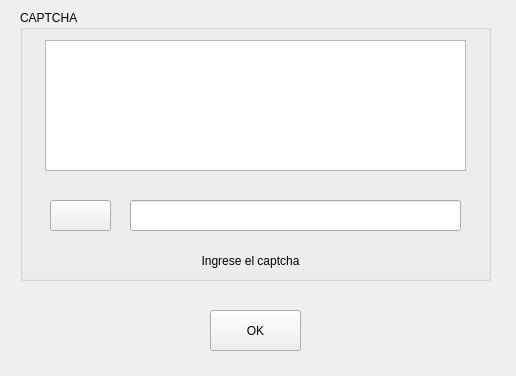
<?xml version="1.0" encoding="UTF-8"?>
<ui version="4.0">
 <class>Form</class>
 <widget class="QWidget" name="Form">
  <property name="geometry">
   <rect>
    <x>0</x>
    <y>0</y>
    <width>516</width>
    <height>376</height>
   </rect>
  </property>
  <property name="windowTitle">
   <string>Form</string>
  </property>
  <widget class="QGroupBox" name="groupBox">
   <property name="geometry">
    <rect>
     <x>20</x>
     <y>10</y>
     <width>471</width>
     <height>271</height>
    </rect>
   </property>
   <property name="title">
    <string>CAPTCHA</string>
   </property>
   <widget class="QLineEdit" name="lineEdit_cap">
    <property name="geometry">
     <rect>
      <x>110</x>
      <y>190</y>
      <width>331</width>
      <height>31</height>
     </rect>
    </property>
   </widget>
   <widget class="QPushButton" name="btn_recap">
    <property name="geometry">
     <rect>
      <x>30</x>
      <y>190</y>
      <width>61</width>
      <height>31</height>
     </rect>
    </property>
    <property name="text">
     <string/>
    </property>
    <property name="icon">
     <iconset>
      <normaloff>png/001-reload.png</normaloff>png/001-reload.png</iconset>
    </property>
    <property name="iconSize">
     <size>
      <width>32</width>
      <height>32</height>
     </size>
    </property>
   </widget>
   <widget class="QGraphicsView" name="img_cap">
    <property name="geometry">
     <rect>
      <x>25</x>
      <y>30</y>
      <width>421</width>
      <height>131</height>
     </rect>
    </property>
   </widget>
  </widget>
  <widget class="QPushButton" name="btn_ok">
   <property name="geometry">
    <rect>
     <x>210</x>
     <y>310</y>
     <width>91</width>
     <height>41</height>
    </rect>
   </property>
   <property name="text">
    <string>OK</string>
   </property>
   <property name="icon">
    <iconset>
     <normaloff>png/002-check.png</normaloff>png/002-check.png</iconset>
   </property>
   <property name="iconSize">
    <size>
     <width>32</width>
     <height>32</height>
    </size>
   </property>
  </widget>
  <widget class="QLabel" name="label_credencial">
   <property name="geometry">
    <rect>
     <x>200</x>
     <y>240</y>
     <width>791</width>
     <height>21</height>
    </rect>
   </property>
   <property name="text">
    <string>Ingrese credenciales</string>
   </property>
   <property name="alignment">
    <set>Qt::AlignCenter</set>
   </property>
  </widget>
  <widget class="QLabel" name="label_captcha">
   <property name="geometry">
    <rect>
     <x>-50</x>
     <y>250</y>
     <width>601</width>
     <height>21</height>
    </rect>
   </property>
   <property name="text">
    <string>Ingrese el captcha</string>
   </property>
   <property name="alignment">
    <set>Qt::AlignCenter</set>
   </property>
  </widget>
 </widget>
 <resources/>
 <connections/>
</ui>
